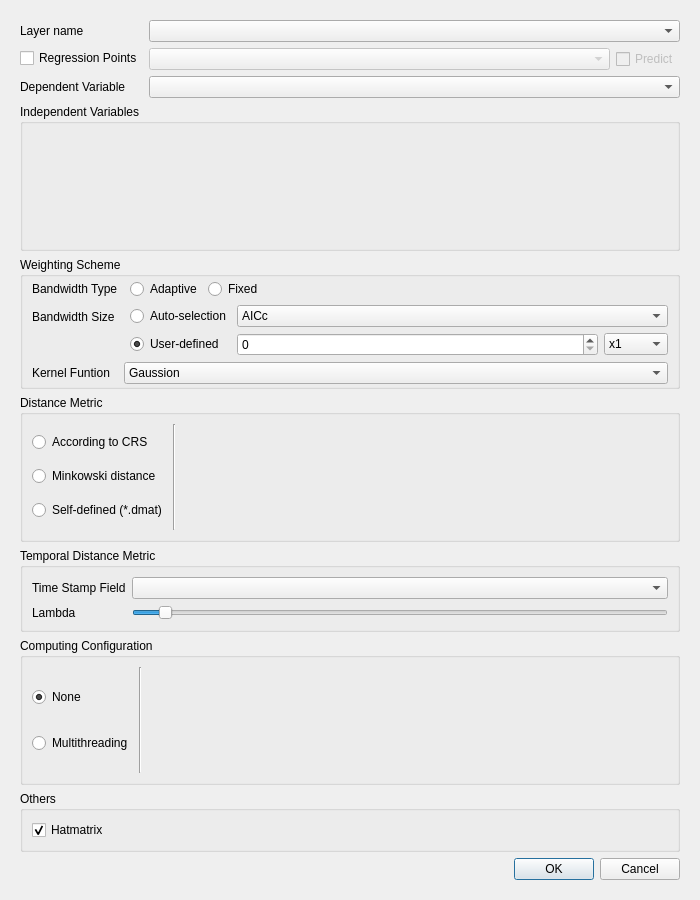
<?xml version="1.0" encoding="UTF-8"?>
<ui version="4.0">
 <class>GwmGTWROptionsDialog</class>
 <widget class="QDialog" name="GwmGTWROptionsDialog">
  <property name="geometry">
   <rect>
    <x>0</x>
    <y>0</y>
    <width>700</width>
    <height>900</height>
   </rect>
  </property>
  <property name="windowTitle">
   <string>GTWR Configure</string>
  </property>
  <layout class="QVBoxLayout" name="verticalLayout_3" stretch="0">
   <item>
    <widget class="QScrollArea" name="scrollArea">
     <property name="frameShape">
      <enum>QFrame::NoFrame</enum>
     </property>
     <property name="widgetResizable">
      <bool>true</bool>
     </property>
     <widget class="QWidget" name="scrollAreaWidgetContents">
      <property name="geometry">
       <rect>
        <x>0</x>
        <y>0</y>
        <width>609</width>
        <height>802</height>
       </rect>
      </property>
      <layout class="QVBoxLayout" name="verticalLayout_6">
       <item>
        <layout class="QFormLayout" name="formLayout_6">
         <item row="0" column="0">
          <widget class="QLabel" name="label">
           <property name="sizePolicy">
            <sizepolicy hsizetype="Fixed" vsizetype="Preferred">
             <horstretch>0</horstretch>
             <verstretch>0</verstretch>
            </sizepolicy>
           </property>
           <property name="text">
            <string>Layer name</string>
           </property>
          </widget>
         </item>
         <item row="0" column="1">
          <widget class="QComboBox" name="mLayerComboBox"/>
         </item>
         <item row="2" column="0">
          <widget class="QLabel" name="label_12">
           <property name="text">
            <string>Dependent Variable</string>
           </property>
          </widget>
         </item>
         <item row="2" column="1">
          <widget class="QComboBox" name="mDepVarComboBox"/>
         </item>
         <item row="1" column="0">
          <widget class="QCheckBox" name="ckbRegressionPoints">
           <property name="text">
            <string>Regression Points</string>
           </property>
          </widget>
         </item>
         <item row="1" column="1">
          <layout class="QHBoxLayout" name="horizontalLayout_8">
           <item>
            <widget class="QComboBox" name="cmbRegressionLayerSelect">
             <property name="enabled">
              <bool>false</bool>
             </property>
            </widget>
           </item>
           <item>
            <widget class="QCheckBox" name="ckbPredict">
             <property name="enabled">
              <bool>false</bool>
             </property>
             <property name="sizePolicy">
              <sizepolicy hsizetype="Fixed" vsizetype="Fixed">
               <horstretch>0</horstretch>
               <verstretch>0</verstretch>
              </sizepolicy>
             </property>
             <property name="text">
              <string>Predict</string>
             </property>
            </widget>
           </item>
          </layout>
         </item>
        </layout>
       </item>
       <item>
        <widget class="QGroupBox" name="groupBox">
         <property name="title">
          <string>Independent Variables</string>
         </property>
         <layout class="QVBoxLayout" name="verticalLayout_4" stretch="1">
          <item>
           <widget class="GwmIndepVarSelectorWidget" name="mIndepVarSelector" native="true"/>
          </item>
         </layout>
        </widget>
       </item>
       <item>
        <widget class="QGroupBox" name="groupBox_2">
         <property name="sizePolicy">
          <sizepolicy hsizetype="Preferred" vsizetype="Fixed">
           <horstretch>0</horstretch>
           <verstretch>0</verstretch>
          </sizepolicy>
         </property>
         <property name="title">
          <string>Weighting Scheme</string>
         </property>
         <layout class="QFormLayout" name="formLayout">
          <property name="horizontalSpacing">
           <number>6</number>
          </property>
          <property name="verticalSpacing">
           <number>6</number>
          </property>
          <property name="topMargin">
           <number>2</number>
          </property>
          <property name="bottomMargin">
           <number>2</number>
          </property>
          <item row="0" column="0">
           <widget class="QLabel" name="label_2">
            <property name="text">
             <string>Bandwidth Type</string>
            </property>
           </widget>
          </item>
          <item row="0" column="1">
           <layout class="QHBoxLayout" name="horizontalLayout_6">
            <property name="leftMargin">
             <number>6</number>
            </property>
            <item>
             <widget class="QRadioButton" name="mBwTypeAdaptiveRadio">
              <property name="sizePolicy">
               <sizepolicy hsizetype="Fixed" vsizetype="Fixed">
                <horstretch>0</horstretch>
                <verstretch>0</verstretch>
               </sizepolicy>
              </property>
              <property name="text">
               <string>Adaptive</string>
              </property>
              <property name="checked">
               <bool>true</bool>
              </property>
             </widget>
            </item>
            <item>
             <widget class="QRadioButton" name="mBwTypeFixedRadio">
              <property name="sizePolicy">
               <sizepolicy hsizetype="Fixed" vsizetype="Fixed">
                <horstretch>0</horstretch>
                <verstretch>0</verstretch>
               </sizepolicy>
              </property>
              <property name="text">
               <string>Fixed</string>
              </property>
             </widget>
            </item>
            <item>
             <spacer name="horizontalSpacer">
              <property name="orientation">
               <enum>Qt::Horizontal</enum>
              </property>
              <property name="sizeHint" stdset="0">
               <size>
                <width>40</width>
                <height>20</height>
               </size>
              </property>
             </spacer>
            </item>
           </layout>
          </item>
          <item row="1" column="0">
           <widget class="QLabel" name="label_3">
            <property name="sizePolicy">
             <sizepolicy hsizetype="Preferred" vsizetype="Preferred">
              <horstretch>0</horstretch>
              <verstretch>0</verstretch>
             </sizepolicy>
            </property>
            <property name="text">
             <string>Bandwidth Size</string>
            </property>
            <property name="alignment">
             <set>Qt::AlignLeading|Qt::AlignLeft|Qt::AlignVCenter</set>
            </property>
           </widget>
          </item>
          <item row="1" column="1">
           <layout class="QGridLayout" name="gridLayout_4">
            <property name="leftMargin">
             <number>6</number>
            </property>
            <item row="1" column="0">
             <widget class="QRadioButton" name="mBwSizeCustomizeRadio">
              <property name="sizePolicy">
               <sizepolicy hsizetype="Fixed" vsizetype="Fixed">
                <horstretch>0</horstretch>
                <verstretch>0</verstretch>
               </sizepolicy>
              </property>
              <property name="text">
               <string>User-defined</string>
              </property>
              <property name="checked">
               <bool>true</bool>
              </property>
             </widget>
            </item>
            <item row="1" column="1">
             <widget class="QStackedWidget" name="mBwSizeSettingStack">
              <property name="currentIndex">
               <number>0</number>
              </property>
              <widget class="QWidget" name="page_4">
               <layout class="QHBoxLayout" name="horizontalLayout">
                <property name="leftMargin">
                 <number>0</number>
                </property>
                <property name="topMargin">
                 <number>0</number>
                </property>
                <property name="rightMargin">
                 <number>0</number>
                </property>
                <property name="bottomMargin">
                 <number>0</number>
                </property>
                <item>
                 <widget class="QSpinBox" name="mBwSizeAdaptiveSize"/>
                </item>
                <item>
                 <widget class="QComboBox" name="mBwSizeAdaptiveUnit">
                  <property name="sizePolicy">
                   <sizepolicy hsizetype="Fixed" vsizetype="Fixed">
                    <horstretch>0</horstretch>
                    <verstretch>0</verstretch>
                   </sizepolicy>
                  </property>
                  <item>
                   <property name="text">
                    <string>x1</string>
                   </property>
                  </item>
                  <item>
                   <property name="text">
                    <string>x10</string>
                   </property>
                  </item>
                  <item>
                   <property name="text">
                    <string>x100</string>
                   </property>
                  </item>
                  <item>
                   <property name="text">
                    <string>x1000</string>
                   </property>
                  </item>
                 </widget>
                </item>
               </layout>
              </widget>
              <widget class="QWidget" name="page_5">
               <layout class="QHBoxLayout" name="horizontalLayout_4">
                <property name="leftMargin">
                 <number>0</number>
                </property>
                <property name="topMargin">
                 <number>0</number>
                </property>
                <property name="rightMargin">
                 <number>0</number>
                </property>
                <property name="bottomMargin">
                 <number>0</number>
                </property>
                <item>
                 <widget class="QDoubleSpinBox" name="mBwSizeFixedSize">
                  <property name="decimals">
                   <number>12</number>
                  </property>
                 </widget>
                </item>
                <item>
                 <widget class="QComboBox" name="mBwSizeFixedUnit">
                  <property name="sizePolicy">
                   <sizepolicy hsizetype="Fixed" vsizetype="Fixed">
                    <horstretch>0</horstretch>
                    <verstretch>0</verstretch>
                   </sizepolicy>
                  </property>
                  <item>
                   <property name="text">
                    <string>m</string>
                   </property>
                  </item>
                  <item>
                   <property name="text">
                    <string>km</string>
                   </property>
                  </item>
                  <item>
                   <property name="text">
                    <string>mile</string>
                   </property>
                  </item>
                 </widget>
                </item>
               </layout>
              </widget>
             </widget>
            </item>
            <item row="0" column="0">
             <widget class="QRadioButton" name="mBwSizeAutomaticRadio">
              <property name="sizePolicy">
               <sizepolicy hsizetype="Preferred" vsizetype="Fixed">
                <horstretch>0</horstretch>
                <verstretch>0</verstretch>
               </sizepolicy>
              </property>
              <property name="text">
               <string>Auto-selection</string>
              </property>
              <property name="checked">
               <bool>false</bool>
              </property>
             </widget>
            </item>
            <item row="0" column="1">
             <widget class="QComboBox" name="mBwSizeAutomaticApprochCombo">
              <property name="currentIndex">
               <number>1</number>
              </property>
              <item>
               <property name="text">
                <string>CV</string>
               </property>
              </item>
              <item>
               <property name="text">
                <string>AICc</string>
               </property>
              </item>
             </widget>
            </item>
           </layout>
          </item>
          <item row="2" column="0">
           <widget class="QLabel" name="label_13">
            <property name="text">
             <string>Kernel Funtion</string>
            </property>
           </widget>
          </item>
          <item row="2" column="1">
           <widget class="QComboBox" name="mBwKernelFunctionCombo">
            <item>
             <property name="text">
              <string>Gaussion</string>
             </property>
            </item>
            <item>
             <property name="text">
              <string>Exponential</string>
             </property>
            </item>
            <item>
             <property name="text">
              <string>Bisquare</string>
             </property>
            </item>
            <item>
             <property name="text">
              <string>Tricube</string>
             </property>
            </item>
            <item>
             <property name="text">
              <string>Boxcar</string>
             </property>
            </item>
           </widget>
          </item>
         </layout>
        </widget>
       </item>
       <item>
        <widget class="QGroupBox" name="groupBox_3">
         <property name="sizePolicy">
          <sizepolicy hsizetype="Preferred" vsizetype="Preferred">
           <horstretch>0</horstretch>
           <verstretch>0</verstretch>
          </sizepolicy>
         </property>
         <property name="title">
          <string>Distance Metric</string>
         </property>
         <layout class="QHBoxLayout" name="horizontalLayout_2">
          <item>
           <layout class="QVBoxLayout" name="verticalLayout_2">
            <item>
             <widget class="QRadioButton" name="mDistTypeCRSRadio">
              <property name="text">
               <string>According to CRS</string>
              </property>
             </widget>
            </item>
            <item>
             <widget class="QRadioButton" name="mDistTypeMinkowskiRadio">
              <property name="text">
               <string>Minkowski distance</string>
              </property>
             </widget>
            </item>
            <item>
             <widget class="QRadioButton" name="mDistTypeDmatRadio">
              <property name="text">
               <string>Self-defined (*.dmat)</string>
              </property>
             </widget>
            </item>
           </layout>
          </item>
          <item>
           <widget class="Line" name="line">
            <property name="orientation">
             <enum>Qt::Vertical</enum>
            </property>
           </widget>
          </item>
          <item>
           <widget class="QStackedWidget" name="mDistParamSettingStack">
            <property name="currentIndex">
             <number>0</number>
            </property>
            <widget class="QWidget" name="mCRSDistPage"/>
            <widget class="QWidget" name="mMinkowskiDistPage">
             <layout class="QFormLayout" name="formLayout_2">
              <property name="leftMargin">
               <number>0</number>
              </property>
              <property name="topMargin">
               <number>0</number>
              </property>
              <property name="rightMargin">
               <number>0</number>
              </property>
              <property name="bottomMargin">
               <number>0</number>
              </property>
              <item row="0" column="0">
               <widget class="QLabel" name="label_4">
                <property name="sizePolicy">
                 <sizepolicy hsizetype="Preferred" vsizetype="Preferred">
                  <horstretch>0</horstretch>
                  <verstretch>0</verstretch>
                 </sizepolicy>
                </property>
                <property name="text">
                 <string>Rotation parameter</string>
                </property>
                <property name="alignment">
                 <set>Qt::AlignLeading|Qt::AlignLeft|Qt::AlignVCenter</set>
                </property>
               </widget>
              </item>
              <item row="0" column="1">
               <layout class="QFormLayout" name="formLayout_5">
                <property name="horizontalSpacing">
                 <number>6</number>
                </property>
                <property name="verticalSpacing">
                 <number>2</number>
                </property>
                <item row="0" column="0">
                 <widget class="QLabel" name="label_5">
                  <property name="text">
                   <string>theta</string>
                  </property>
                 </widget>
                </item>
                <item row="1" column="0">
                 <widget class="QLabel" name="label_6">
                  <property name="text">
                   <string>p</string>
                  </property>
                 </widget>
                </item>
                <item row="0" column="1">
                 <widget class="QDoubleSpinBox" name="mThetaValue"/>
                </item>
                <item row="1" column="1">
                 <widget class="QDoubleSpinBox" name="mPValue">
                  <property name="minimum">
                   <double>-1.000000000000000</double>
                  </property>
                 </widget>
                </item>
               </layout>
              </item>
             </layout>
            </widget>
            <widget class="QWidget" name="mDistMatrixDistPage">
             <layout class="QGridLayout" name="gridLayout">
              <property name="leftMargin">
               <number>0</number>
              </property>
              <property name="topMargin">
               <number>0</number>
              </property>
              <property name="rightMargin">
               <number>0</number>
              </property>
              <property name="bottomMargin">
               <number>0</number>
              </property>
              <item row="1" column="0">
               <widget class="QLineEdit" name="mDistMatrixFileNameEdit"/>
              </item>
              <item row="1" column="1">
               <widget class="QToolButton" name="mDistMatrixFileOpenBtn">
                <property name="text">
                 <string>...</string>
                </property>
               </widget>
              </item>
              <item row="0" column="0">
               <widget class="QLabel" name="label_14">
                <property name="text">
                 <string>Select a distance matrix file</string>
                </property>
               </widget>
              </item>
              <item row="2" column="0">
               <spacer name="verticalSpacer">
                <property name="orientation">
                 <enum>Qt::Vertical</enum>
                </property>
                <property name="sizeHint" stdset="0">
                 <size>
                  <width>20</width>
                  <height>5</height>
                 </size>
                </property>
               </spacer>
              </item>
             </layout>
            </widget>
           </widget>
          </item>
         </layout>
        </widget>
       </item>
       <item>
        <widget class="QGroupBox" name="groupBox_5">
         <property name="title">
          <string>Temporal Distance Metric</string>
         </property>
         <layout class="QFormLayout" name="formLayout_8">
          <item row="0" column="0">
           <widget class="QLabel" name="label_10">
            <property name="text">
             <string>Time Stamp Field</string>
            </property>
           </widget>
          </item>
          <item row="0" column="1">
           <widget class="QComboBox" name="mTimeVarCombo"/>
          </item>
          <item row="1" column="0">
           <widget class="QLabel" name="label_15">
            <property name="text">
             <string>Lambda</string>
            </property>
           </widget>
          </item>
          <item row="1" column="1">
           <widget class="QSlider" name="sldTimeLambda">
            <property name="maximum">
             <number>100</number>
            </property>
            <property name="value">
             <number>5</number>
            </property>
            <property name="orientation">
             <enum>Qt::Horizontal</enum>
            </property>
            <property name="tickPosition">
             <enum>QSlider::NoTicks</enum>
            </property>
           </widget>
          </item>
         </layout>
        </widget>
       </item>
       <item>
        <widget class="QGroupBox" name="mCalcParallelGroup">
         <property name="sizePolicy">
          <sizepolicy hsizetype="Preferred" vsizetype="Preferred">
           <horstretch>0</horstretch>
           <verstretch>0</verstretch>
          </sizepolicy>
         </property>
         <property name="title">
          <string>Computing Configuration</string>
         </property>
         <layout class="QHBoxLayout" name="horizontalLayout_3">
          <item>
           <layout class="QVBoxLayout" name="verticalLayout_5">
            <item>
             <widget class="QRadioButton" name="mCalcParallelNoneRadio">
              <property name="sizePolicy">
               <sizepolicy hsizetype="Fixed" vsizetype="Fixed">
                <horstretch>0</horstretch>
                <verstretch>0</verstretch>
               </sizepolicy>
              </property>
              <property name="text">
               <string>None</string>
              </property>
              <property name="checked">
               <bool>true</bool>
              </property>
             </widget>
            </item>
            <item>
             <widget class="QRadioButton" name="mCalcParallelMultithreadRadio">
              <property name="sizePolicy">
               <sizepolicy hsizetype="Fixed" vsizetype="Fixed">
                <horstretch>0</horstretch>
                <verstretch>0</verstretch>
               </sizepolicy>
              </property>
              <property name="text">
               <string>Multithreading</string>
              </property>
             </widget>
            </item>
           </layout>
          </item>
          <item>
           <widget class="Line" name="line_2">
            <property name="orientation">
             <enum>Qt::Vertical</enum>
            </property>
           </widget>
          </item>
          <item>
           <widget class="QStackedWidget" name="stackedWidget">
            <property name="currentIndex">
             <number>0</number>
            </property>
            <widget class="QWidget" name="page">
             <layout class="QVBoxLayout" name="verticalLayout">
              <property name="topMargin">
               <number>0</number>
              </property>
              <property name="bottomMargin">
               <number>0</number>
              </property>
             </layout>
            </widget>
            <widget class="QWidget" name="page_3">
             <layout class="QFormLayout" name="formLayout_3">
              <property name="leftMargin">
               <number>9</number>
              </property>
              <property name="topMargin">
               <number>0</number>
              </property>
              <property name="rightMargin">
               <number>9</number>
              </property>
              <property name="bottomMargin">
               <number>0</number>
              </property>
              <item row="0" column="0">
               <widget class="QLabel" name="label_9">
                <property name="text">
                 <string>Threads</string>
                </property>
               </widget>
              </item>
              <item row="0" column="1">
               <widget class="QSpinBox" name="mThreadNum">
                <property name="maximum">
                 <number>8</number>
                </property>
               </widget>
              </item>
             </layout>
            </widget>
            <widget class="QWidget" name="page_2">
             <layout class="QFormLayout" name="formLayout_4">
              <property name="topMargin">
               <number>0</number>
              </property>
              <property name="bottomMargin">
               <number>0</number>
              </property>
              <item row="0" column="0">
               <widget class="QLabel" name="label_8">
                <property name="text">
                 <string>Batch Size</string>
                </property>
               </widget>
              </item>
              <item row="0" column="1">
               <widget class="QSpinBox" name="mSampleGroupSize">
                <property name="maximum">
                 <number>4096</number>
                </property>
                <property name="value">
                 <number>64</number>
                </property>
               </widget>
              </item>
              <item row="1" column="0">
               <widget class="QLabel" name="label_11">
                <property name="text">
                 <string>GPU</string>
                </property>
               </widget>
              </item>
              <item row="1" column="1">
               <widget class="QComboBox" name="mGPUSelection"/>
              </item>
             </layout>
            </widget>
           </widget>
          </item>
         </layout>
        </widget>
       </item>
       <item>
        <widget class="QGroupBox" name="groupBox_4">
         <property name="title">
          <string>Others</string>
         </property>
         <layout class="QFormLayout" name="formLayout_7">
          <item row="0" column="0">
           <widget class="QCheckBox" name="cbxHatmatrix">
            <property name="text">
             <string>Hatmatrix</string>
            </property>
            <property name="checked">
             <bool>true</bool>
            </property>
           </widget>
          </item>
         </layout>
        </widget>
       </item>
       <item>
        <layout class="QHBoxLayout" name="horizontalLayout_5">
         <item>
          <widget class="QLabel" name="mCheckMessage">
           <property name="sizePolicy">
            <sizepolicy hsizetype="Expanding" vsizetype="Preferred">
             <horstretch>0</horstretch>
             <verstretch>0</verstretch>
            </sizepolicy>
           </property>
           <property name="text">
            <string/>
           </property>
          </widget>
         </item>
         <item>
          <widget class="QDialogButtonBox" name="btbOkCancle">
           <property name="sizePolicy">
            <sizepolicy hsizetype="Fixed" vsizetype="Fixed">
             <horstretch>0</horstretch>
             <verstretch>0</verstretch>
            </sizepolicy>
           </property>
           <property name="orientation">
            <enum>Qt::Horizontal</enum>
           </property>
           <property name="standardButtons">
            <set>QDialogButtonBox::Cancel|QDialogButtonBox::Ok</set>
           </property>
          </widget>
         </item>
        </layout>
       </item>
      </layout>
     </widget>
    </widget>
   </item>
  </layout>
 </widget>
 <customwidgets>
  <customwidget>
   <class>GwmIndepVarSelectorWidget</class>
   <extends>QWidget</extends>
   <header>gwmindepvarselectorwidget.h</header>
   <container>1</container>
  </customwidget>
 </customwidgets>
 <resources/>
 <connections>
  <connection>
   <sender>btbOkCancle</sender>
   <signal>accepted()</signal>
   <receiver>GwmGTWROptionsDialog</receiver>
   <slot>accept()</slot>
   <hints>
    <hint type="sourcelabel">
     <x>248</x>
     <y>254</y>
    </hint>
    <hint type="destinationlabel">
     <x>157</x>
     <y>274</y>
    </hint>
   </hints>
  </connection>
  <connection>
   <sender>btbOkCancle</sender>
   <signal>rejected()</signal>
   <receiver>GwmGTWROptionsDialog</receiver>
   <slot>reject()</slot>
   <hints>
    <hint type="sourcelabel">
     <x>316</x>
     <y>260</y>
    </hint>
    <hint type="destinationlabel">
     <x>286</x>
     <y>274</y>
    </hint>
   </hints>
  </connection>
 </connections>
</ui>
